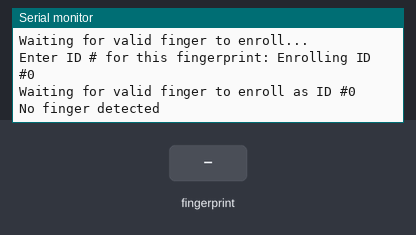
Simulated run of this sketch. Board: Arduino Uno, built with avr-gcc and run on an emulated ATmega328P. Shown: the last lines printed to the serial monitor. The inputs (shaded band) are chosen by the test bench.

Above: at 1.2 s.
1.3 s: finger stored as number 1 placed on the sensor
At 1.9 s:
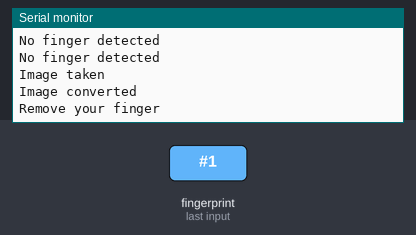
3.0 s: finger stored as number 1 placed on the sensor
At 5.1 s:
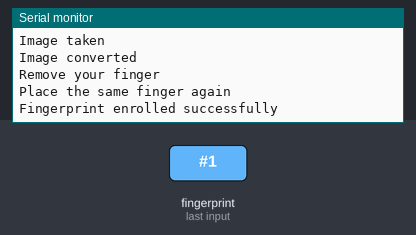

Measured:
- after the input at 1.3 s, the serial monitor: prints a new line at once (image 1)
- after the input at 3.0 s, the serial monitor: prints a new line after 0.79 s (image 2)

The sketch:

Initial_Setup.ino
```cpp
#include <Adafruit_Fingerprint.h>
#include <SoftwareSerial.h>

SoftwareSerial mySerial(4, 5); // RX, TX
Adafruit_Fingerprint finger = Adafruit_Fingerprint(&mySerial);

void setup() {
  Serial.begin(9600);
  mySerial.begin(57600);

  if (finger.verifyPassword()) {
    Serial.println("Fingerprint sensor detected.");
  } else {
    Serial.println("Fingerprint sensor not detected.");
    while (1);
  }

  Serial.println("Please place your finger on the sensor to enroll.");
}

void loop() {
  Serial.println("Waiting for valid finger to enroll...");
  int id = getFingerprintEnroll();
  if (id > 0) {
    Serial.print("Enrolled successfully with ID "); Serial.println(id);
  }
  delay(5000);  // Wait before the next enrollment
}

// Function to enroll fingerprint
int getFingerprintEnroll() {
  int p = -1;
  Serial.print("Enter ID # for this fingerprint: ");
  while (p == -1) {
    p = Serial.parseInt();  // Read ID from serial monitor
  }

  Serial.print("Enrolling ID #");
  Serial.println(p);

  while (!getFingerprintEnrollHelper(p)) {
    // Keep trying until enrollment succeeds
  }
  return p;
}

boolean getFingerprintEnrollHelper(int id) {
  int p = -1;
  Serial.print("Waiting for valid finger to enroll as ID #"); Serial.println(id);

  // Wait for a finger to be placed on the sensor
  while (p != FINGERPRINT_OK) {
    p = finger.getImage();
    switch (p) {
      case FINGERPRINT_OK:
        Serial.println("Image taken");
        break;
      case FINGERPRINT_NOFINGER:
        Serial.println("No finger detected");
        break;
      case FINGERPRINT_PACKETRECIEVEERR:
        Serial.println("Communication error");
        break;
      case FINGERPRINT_IMAGEFAIL:
        Serial.println("Imaging error");
        return false;
      default:
        Serial.println("Unknown error");
        return false;
    }
  }

  // Convert the image to a fingerprint template
  p = finger.image2Tz(1);
  switch (p) {
    case FINGERPRINT_OK:
      Serial.println("Image converted");
      break;
    case FINGERPRINT_IMAGEMESS:
      Serial.println("Image too messy");
      return false;
    case FINGERPRINT_PACKETRECIEVEERR:
      Serial.println("Communication error");
      return false;
    case FINGERPRINT_FEATUREFAIL:
      Serial.println("Could not find fingerprint features");
      return false;
    case FINGERPRINT_INVALIDIMAGE:
      Serial.println("Invalid image");
      return false;
    default:
      Serial.println("Unknown error");
      return false;
  }

  Serial.println("Remove your finger");
  delay(2000);

  p = -1;
  Serial.println("Place the same finger again");
  while (p != FINGERPRINT_OK) {
    p = finger.getImage();
    if (p != FINGERPRINT_OK) return false;
  }

  p = finger.image2Tz(2);
  if (p != FINGERPRINT_OK) return false;

  // Create the model
  p = finger.createModel();
  if (p != FINGERPRINT_OK) return false;

  // Store the model with the given ID
  p = finger.storeModel(id);
  if (p == FINGERPRINT_OK) {
    Serial.println("Fingerprint enrolled successfully");
    return true;
  } else {
    Serial.println("Error enrolling fingerprint");
    return false;
  }
}
```
